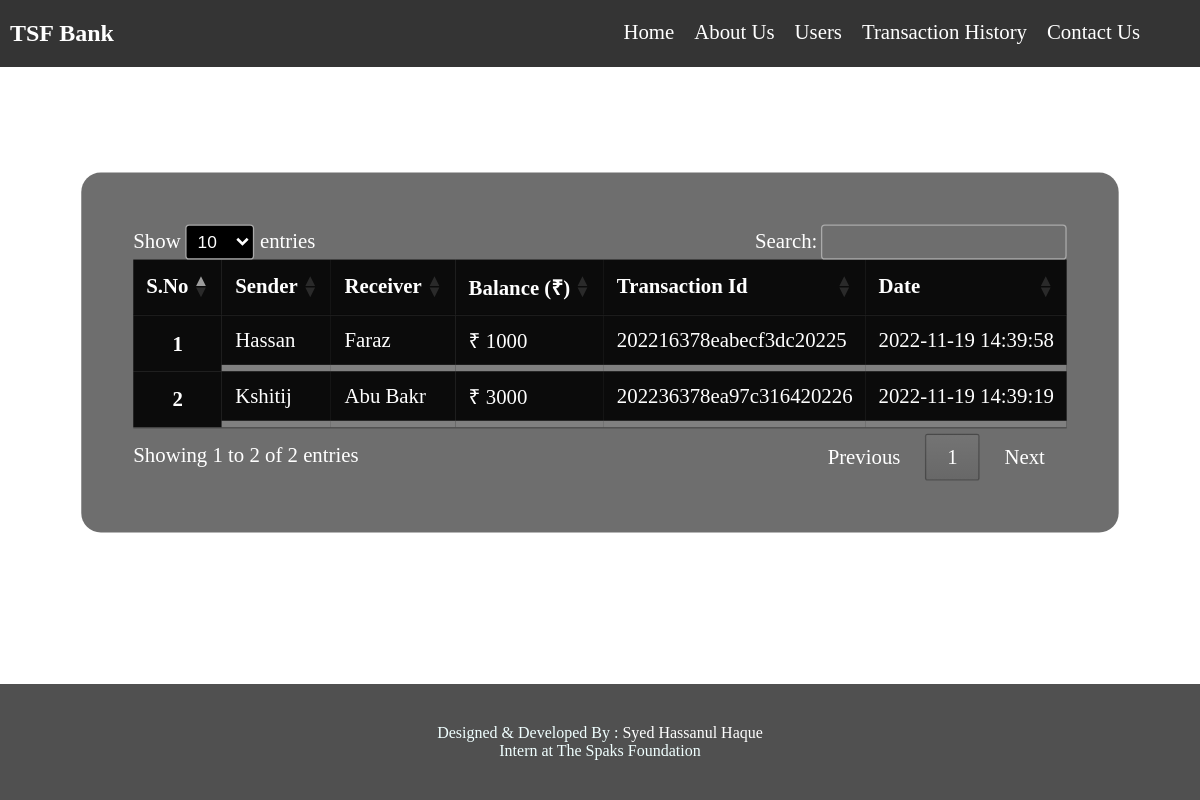
/transaction.php, run on the app's committed database.
### tables this page shows
CREATE TABLE `transactions` (
  `id` int(11) NOT NULL,
  `sender_acc` int(100) NOT NULL,
  `receiver_acc` int(100) NOT NULL,
  `amount` int(100) NOT NULL,
  `transaction_id` varchar(100) NOT NULL,
  `time` timestamp NOT NULL DEFAULT current_timestamp()
);

CREATE TABLE `users` (
  `id` int(50) NOT NULL,
  `name` varchar(100) NOT NULL,
  `email` varchar(200) NOT NULL,
  `balance` int(100) NOT NULL,
  `acc` int(100) NOT NULL
);

### transaction.php (the view, shortened to what this page needs)
<!DOCTYPE html>
<html lang="en">
<head>
    <link rel="stylesheet" href="//cdn.datatables.net/1.11.3/css/jquery.dataTables.min.css">
    <link rel="stylesheet" href="css/style.css">
    <link rel="stylesheet" href="css/phone.css">
    <link rel="stylesheet" href="css/table.css">
    <link rel="stylesheet" href="css/datatable.css">
</head>
<body>
<?php
    include 'components/dbconnect.php';
    include 'components/header.php';
    ?>
        <h1 class="container "><center>All Transaction History</center></h1>
    <div class="container tb-block">
    <table class="table " id='myTable'>
  <thead>
    <tr>
      <th scope="col"> S.No</th>
      <th scope="col">Sender</th>
      <th scope="col">Receiver</th>
      <th scope="col">Balance (₹)</th>
      <th scope="col">Transaction Id</th>
      <th scope="col">Date</th>
    </tr>
  </thead>
  <tbody>
<?php
if($_SERVER["REQUEST_METHOD"]=="GET"){
    $sql="Select * from transactions order by time desc ";
    $result=mysqli_query($conn,$sql);
    $sn=1;
    while ($row=mysqli_fetch_assoc($result)) {
        $sender_acc=$row['sender_acc'];
        $sql_in="select name from users where acc='$sender_acc'";
        $res=$conn->query($sql_in);
        $row_in=$res->fetch_assoc();
        $sendername=$row_in['name'];
         $sender_acc=$row['receiver_acc'];
         $sql_in2="select name from users where acc='$sender_acc'";
         $res=$conn->query($sql_in2);
         $row_in2=$res->fetch_assoc();
         $receivername=$row_in2['name'];
      echo "<tr>
      <th >". $sn . "</th>
      <td>". $sendername."</td>
      <td>". $receivername."</td>
      <td> ₹ ". $row['amount']."</td>
      <td>". $row['transaction_id']."</td>
      <td>  ". $row['time']."</td>
      </tr>";
      $sn++;
    } ;
}
?>
  </tbody>
</table>
    </div>
<?php
    include 'components/footer.php'
    ?>
</body>
</html>

### css/style.css (style rules this page uses)
* { padding: 0; margin: 0; box-sizing: border-box; }
html { scroll-behavior: smooth; }
body { scroll-behavior: smooth; background-image: url('../img/bg.jpg'); width: 100vw; height: 100vh; background-size: cover; }
.container { width:100vw !important; }
h1.container { margin-top: 30px; color: white; }

### css/table.css (style rules this page uses)
.tb-block { display: flex; justify-content: center; align-items: center; margin: 0px auto; margin-top: 80px; }
#myTable tr { color: white; background: rgba(0, 0, 0, 0.897); border-bottom: 5px solid gray; padding: 5px 10px; }
th { padding: 15px 30px; }
tr { border-bottom: grey; }
td { padding: 15px 30px; border-bottom: 5px solid gray; }

### data on the page
transactions: users.name "Hassan", users.name "Faraz", amount "1000", transaction "202216378eabecf3dc20225", time "2022-11-19 14:39:58"
transactions: users.name "Kshitij", users.name "Abu Bakr", amount "3000", transaction "202236378ea97c316420226", time "2022-11-19 14:39:19"
